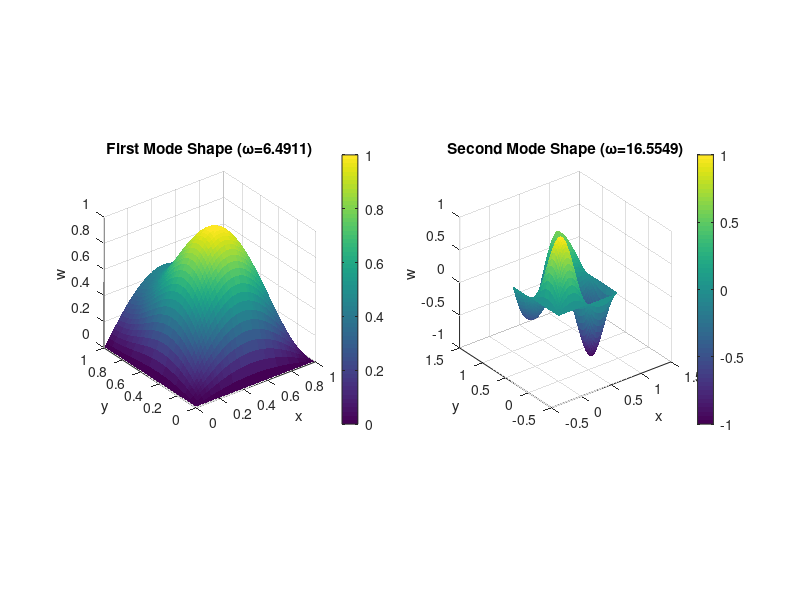
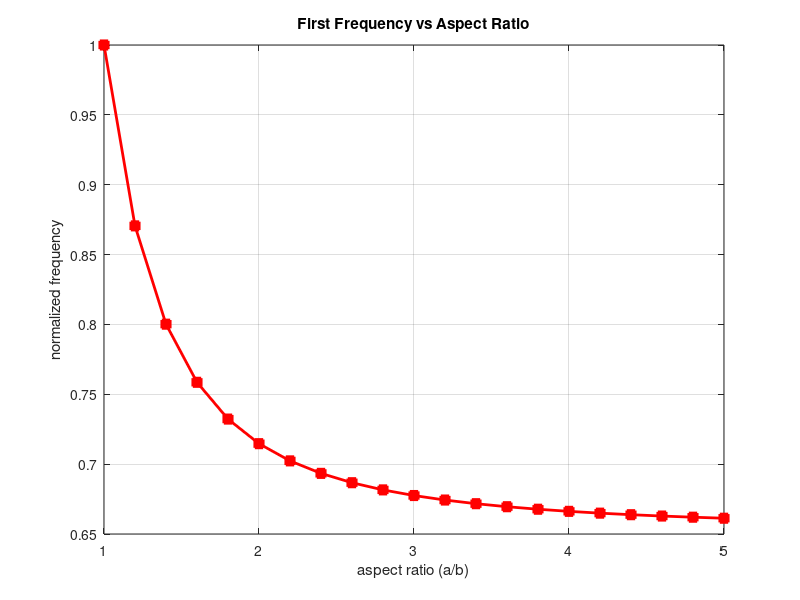

Recreate these plots in MATLAB, in order.
%Levy solution for SSSF boundary conditions
%Laminate: 90/0/90 degrees

clear all; close all; clc;

%% material properties - given in the assignment
E11 = 18;%E1 is 18 times E2
E22 = 1;%using E2 as reference value
G12 = 0.8;%shear modulus
v12 = 0.28;%Poisson's ratio
%calculate the other Poisson's ratio
v21 = v12 * (E22/E11);

%calculate the stiffness matrix components
Q11 = E11/(1 - v12*v21);
Q22 = E22/(1 - v12*v21);
Q12 = v12*E22/(1 - v12*v21);
Q66 = G12;

%build the full Q matrix
Q = [Q11, Q12, 0;
     Q12, Q22, 0;
     0,   0, Q66];

%% laminate setup - three layers 90/0/90
n_layers = 3;
h_total = 1;%total thickness
h_layer = h_total/n_layers;%each layer same thickness

%layer angles in degrees
theta = [90, 0, 90];

%initialize the ABD matrices
A = zeros(3); B = zeros(3); D = zeros(3);
z0 = -h_total/2;  % bottom of laminate

%loop through each layer to calculate ABD matrices
for k = 1:n_layers
    z_k_minus = z0 + (k-1)*h_layer;
    z_k = z0 + k*h_layer;
    
    %transformation matrix for this layer's angle
    angle_rad = theta(k) * pi/180;
    m = cos(angle_rad);
    n = sin(angle_rad);
    
    T = [m^2, n^2, 2*m*n;
         n^2, m^2, -2*m*n;
         -m*n, m*n, m^2-n^2];
    
    %transformed stiffness matrix
    Q_bar = T \ Q / T.';
    
    %ABD matrices
    A = A + Q_bar * (z_k - z_k_minus);
    B = B + 0.5 * Q_bar * (z_k^2 - z_k_minus^2);
    D = D + (1/3) * Q_bar * (z_k^3 - z_k_minus^3);
end

%extracting the bending stiffness values
D11 = D(1,1); D12 = D(1,2); D22 = D(2,2); D66 = D(3,3);
D16 = D(1,3); D26 = D(2,3);

fprintf('bending stiffness values:\n');
fprintf('D11 = %.4f, D12 = %.4f, D22 = %.4f\n', D11, D12, D22);
fprintf('D66 = %.4f\n\n', D66);

%% problem 1 - first two frequencies for square plate
a = 1;%plate length
b = 1; %plate width  
rho = 1;%density

%for SSSF simply supported at x=0,a and y=0; free at y=b

max_m = 8;%number of terms in x-direction
max_n = 6;%number of terms for frequency calculation

%storing frequencies
all_frequencies = [];

%looping through different mode numbers
for m = 1:max_m
    alpha = m * pi / a;
    
    %for each m, check different n values
    for n = 1:max_n
        %approximate wave numbers for free edge
        if n == 1
            beta = 1.875 / b;  % first mode for free edge
        elseif n == 2
            beta = 4.694 / b;  % second mode
        else
            beta = ((2*n-1) * pi) / (2 * b);  % higher modes
        end
        
        %calculating frequency parameter
        lambda = D11*alpha^4 + 2*(D12 + 2*D66)*alpha^2*beta^2 + D22*beta^4;
        omega = sqrt(lambda / rho);
        
        %storing frequency with mode numbers
        all_frequencies = [all_frequencies; omega, m, n];
    end
end

%sort by frequency to find lowest ones
all_frequencies = sortrows(all_frequencies, 1);
omega1 = all_frequencies(1,1);
omega2 = all_frequencies(2,1);
m1 = all_frequencies(1,2); n1 = all_frequencies(1,3);
m2 = all_frequencies(2,2); n2 = all_frequencies(2,3);

fprintf('first frequency: %.4f rad/s (m=%d, n=%d)\n', omega1, m1, n1);
fprintf('second frequency: %.4f rad/s (m=%d, n=%d)\n\n', omega2, m2, n2);

%% plots of the mode shapes - first two modes

%create grid for plotting
nx = 50; ny = 50;
x = linspace(0, a, nx);
y = linspace(0, b, ny);
[X, Y] = meshgrid(x, y);

%initialize mode shape arrays
W1 = zeros(ny, nx);
W2 = zeros(ny, nx);

%calculate mode shapes point by point
for i = 1:nx
    for j = 1:ny
        %x-direction is sine function for simply supported
        X_shape1 = sin(m1 * pi * x(i) / a);
        X_shape2 = sin(m2 * pi * x(i) / a);
        
        %y-direction shape - approximate for free edge
        Y_shape1 = sin(pi * y(j) / (2*b)) + 0.5 * sin(3*pi * y(j) / (2*b));
        Y_shape2 = sin(3*pi * y(j) / (2*b)) + 0.3 * sin(5*pi * y(j) / (2*b));
        
        W1(j,i) = X_shape1 * Y_shape1;
        W2(j,i) = X_shape2 * Y_shape2;
    end
end

%normalize so max is 1
W1 = W1 / max(abs(W1(:)));
W2 = W2 / max(abs(W2(:)));

%plots of both mode shapes
figure('Position', [100, 100, 1200, 500]);

subplot(1,2,1);
surf(X, Y, W1, 'EdgeColor', 'none');
title(sprintf('First Mode Shape (ω=%.4f)', omega1));
xlabel('x'); ylabel('y'); zlabel('w');
colorbar; axis equal;

subplot(1,2,2);
surf(X, Y, W2, 'EdgeColor', 'none');
title(sprintf('Second Mode Shape (ω=%.4f)', omega2));
xlabel('x'); ylabel('y'); zlabel('w');
colorbar; axis equal;

%% problem 2 - frequency vs aspect ratio
aspect_ratios = 1:0.2:5;%from 1 to 5
first_frequencies = zeros(size(aspect_ratios));

%lowest frequency for each aspect ratio
for idx = 1:length(aspect_ratios)
    ar = aspect_ratios(idx);
    a_current = ar;%change of length
    b_current = 1;%width kept fixed
    
    %find minimum frequency for this aspect ratio
    omega_min = inf;
    best_m = 1;
    
    for m = 1:6
        alpha = m * pi / a_current;
        beta = 1.875 / b_current; %fundamental free edge mode
        
        lambda = D11*alpha^4 + 2*(D12 + 2*D66)*alpha^2*beta^2 + D22*beta^4;
        omega_current = sqrt(lambda / rho);
        
        if omega_current < omega_min
            omega_min = omega_current;
            best_m = m;
        end
    end
    
    first_frequencies(idx) = omega_min;
    fprintf('a/b=%.1f: frequency=%.4f (m=%d)\n', ar, omega_min, best_m);
end

%normalizing by the value at a/b=1
freq_normalized = first_frequencies / first_frequencies(1);

%plots
figure;
plot(aspect_ratios, freq_normalized, 'r-s', 'LineWidth', 2, 'MarkerSize', 6, 'MarkerFaceColor', 'r');
xlabel('aspect ratio (a/b)');
ylabel('normalized frequency');
title('First Frequency vs Aspect Ratio');
grid on;

%display results table
fprintf('\nsummary of aspect ratio study:\n');
fprintf('a/b\tnormalized frequency\n');
fprintf('----------------------------\n');
for i = 1:length(aspect_ratios)
    fprintf('%.1f\t%.4f\n', aspect_ratios(i), freq_normalized(i));
end

%% final summary
fprintf('laminate: 90/0/90 degrees\n');
fprintf('boundary conditions: SSSF\n');
fprintf('square plate results:\n');
fprintf('  first frequency:  %.4f rad/s\n', omega1);
fprintf('  second frequency: %.4f rad/s\n', omega2);



%ABD matrices
fprintf('\nABD matrices:\n');
fprintf('A matrix:\n');
disp(A);
fprintf('B matrix:\n');
disp(B);
fprintf('D matrix:\n');
disp(D);
